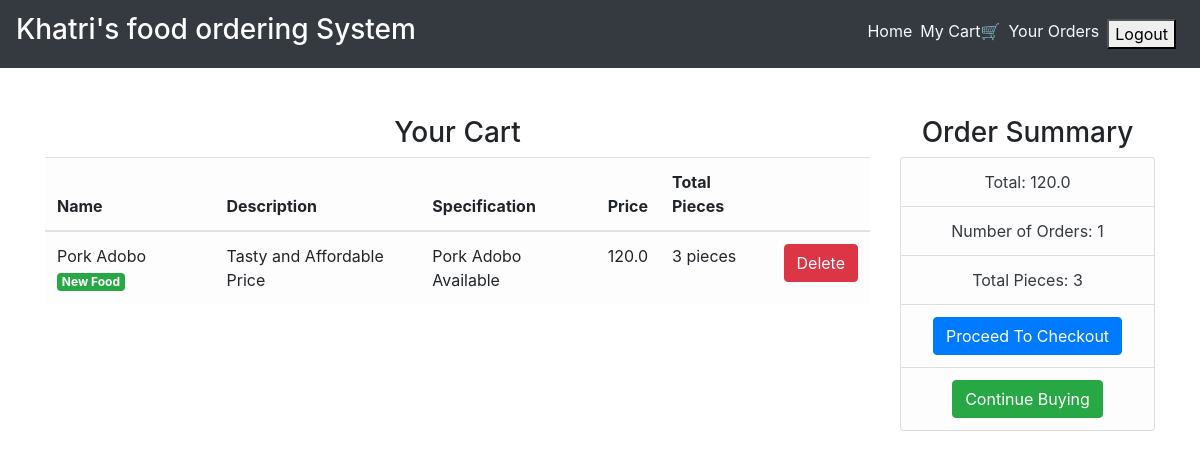
The app's page /cart/ (signed in) with its own data.
### main/models.py (models this page shows, shortened)
class CartItems(models.Model):
    ORDER_STATUS = (
        ('Active', 'Active'),
        ('Delivered', 'Delivered')
    )
    user = models.ForeignKey(User, on_delete=models.CASCADE)
    item = models.ForeignKey(Item, on_delete=models.CASCADE)
    ordered = models.BooleanField(default=False)
    quantity = models.IntegerField(default=1)
    ordered_date = models.DateField(default=timezone.now)
    status = models.CharField(max_length=20, choices=ORDER_STATUS, default='Active')
    delivery_date = models.DateField(default=timezone.now)
    class Meta:
        verbose_name = 'Cart Item'
        verbose_name_plural = 'Cart Items'

class Item(models.Model):
    LABELS = (
        ('Best Selling Foods', 'Best Selling Foods'),
        ('New Food', 'New Food'),
        ('Spicy Foods🔥', 'Spicy Foods🔥'),
    )
    LABEL_COLOUR = (
        ('danger', 'danger'),
        ('success', 'success'),
        ('primary', 'primary'),
        ('info', 'info'),
        ('warning', 'warning'),
    )
    title = models.CharField(max_length=150)
    description = models.CharField(max_length=250,blank=True)
    price = models.FloatField()
    pieces = models.IntegerField(default=6)
    instructions = models.CharField(max_length=250,default="Available")
    image = models.ImageField(default='default.png', upload_to='images/')
    labels = models.CharField(max_length=25, choices=LABELS, blank=True)
    label_colour = models.CharField(max_length=15, choices=LABEL_COLOUR, blank=True)
    slug = models.SlugField(default="foods")
    created_by = models.ForeignKey(User, on_delete=models.CASCADE)

### main/views.py (the view)
# urls.py: path('cart/', views.get_cart_items, name='cart'),
@login_required
def get_cart_items(request):
    cart_items = CartItems.objects.filter(user=request.user,ordered=False)
    bill = cart_items.aggregate(Sum('item__price'))
    number = cart_items.aggregate(Sum('quantity'))
    pieces = cart_items.aggregate(Sum('item__pieces'))
    total = bill.get("item__price__sum")
    count = number.get("quantity__sum")
    total_pieces = pieces.get("item__pieces__sum")
    context = {
        'cart_items':cart_items,
        'total': total,
        'count': count,
        'total_pieces': total_pieces
    }
    return render(request, 'main/cart.html', context)

### main/templatetags/get_group.py (called while the page is built)
@register.filter(name='has_group')
def has_group(user, group_name):
    return user.groups.filter(name=group_name).exists()

### main/templates/main/cart.html
{% extends "main/layout.html" %}
{% block content %}
<div class="cart">
    <div class="container">
        <div class="row">
            <div class="col-sm-9 mt-5">
                <h3 class="text-center">Your Cart</h3>
                {% if cart_items %}
                <div class="table-responsive">
                    <table class="table table-light">
                        <thead>
                        <tr>
                            <th scope="col">Name</th>
                            <th scope="col">Description</th>
                            <th scope="col">Specification</th>
                            <th scope="col">Price</th>
                            <th scope="col">Total Pieces</th>
                            <th scope="col"></th>
                        </tr>
                        </thead>
                        <tbody>
                            {% for cart in cart_items %}
                        <tr>
                            <td>{{ cart.item.title }} <span class="badge badge-{{ cart.item.label_colour }}">{{ cart.item.labels }}</span></td>
                            <td>{{ cart.item.description }}</td>
                            <td>{{ cart.item.instructions }}</td>
                            <td>{{ cart.item.price }}</td>
                            <td>{{ cart.item.pieces }} pieces</td>
                            <td><a class="btn btn-danger" href="{% url 'main:remove-from-cart' cart.id %}">Delete</a></td>
                        </tr>
                            {% endfor %}
                        </tbody>
                    </table>
                </div>
                {% else %}
                <h4 class="text-center">Sorry, Your Cart is Empty....Please add Items!!!</h4>
                {% endif %}
            </div>
            <div class="col-sm-3 mt-5 mb-3">
                <div class="content-section">
                    <h3 class="text-center">Order Summary</h3>
                      <ul class="list-group">
                        <li class="list-group-item list-group-item-light text-center text-dark">Total: {{ total }}</li>
                        <li class="list-group-item list-group-item-light text-center text-dark">Number of Orders: {{ count }}</li>
                        <li class="list-group-item list-group-item-light text-center text-dark">Total Pieces: {{ total_pieces }}</li>
                        <li class="list-group-item list-group-item-light text-center text-dark"><a class="btn btn-primary" href="{% url 'main:ordered' %}">Proceed To Checkout</a></li>
                        <li class="list-group-item list-group-item-light text-center"><a class="btn btn-success" href="/">Continue Buying</a></li>
                      </ul>
                </div>
            </div>
        </div>
    </div>
</div>
{% endblock content %}

### records on screen
CartItems: item "Pork Adobo", item.labels "New Food", item.description "Tasty and Affordable Price", item.instructions "Pork Adobo Available", item.price "120.0", item.pieces "3"

### other values on screen
{{ total }} "120.0"
{{ count }} "1"
{{ total_pieces }} "3"
